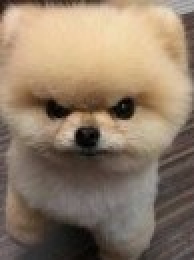
#> input picture 11_GPT/sample_puppy.jpg, 97 x 130 px (shown 2 times larger)
$ python e_imgconvert.py
#> lines starting #> are read from the running program, lines starting #| are printed output that depends on the picture
import cv2
import numpy as np
import os

# 이미지 파일 경로
file_path = 'sample_puppy.jpg'
output_path = 'puppy.png'

# 이미지를 OpenCV를 통해 불러옴
image = cv2.imread(file_path)
#> image is the input picture: shape (130, 97, 3); mean B, G, R 104.1, 124.2, 143.1

# PNG로 이미지 저장
cv2.imwrite(output_path, image, [int(cv2.IMWRITE_PNG_COMPRESSION), 9])

# 파일 크기 확인
file_size = os.path.getsize(output_path)
if file_size < 4 * 1024 * 1024:  # 4MB 미만인지 확인
    print("이미지가 PNG 형식으로 변환되고 4MB 미만입니다. 😡")  # 파일 크기가 요구 사항을 충족하지 못하는 경우
    # OpenAI API 호출 로직
else:
    # 파일 크기가 크면, 이미지 크기를 줄이는 등의 조치가 필요
    print("이미지 파일 크기를 조정해야 합니다.")

# 이미지 크기를 줄이는 추가적인 단계가 필요할 수 있음
# 예를 들어, 이미지의 해상도를 줄이는 경우:
scale_percent = 50  # 예를 들어, 원본 크기의 50%로 줄임
width = int(image.shape[1] * scale_percent / 100)
#> width = 48
height = int(image.shape[0] * scale_percent / 100)
#> height = 65
dim = (width, height)
#> dim = (48, 65)

# 리사이즈된 이미지를 저장
resized = cv2.resize(image, dim, interpolation = cv2.INTER_AREA)
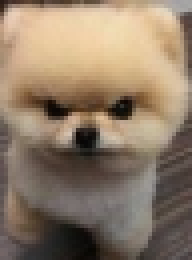
#> resized: shape (65, 48, 3) (shown 4 times larger); mean B, G, R 104.1, 124.1, 143.1
cv2.imwrite(output_path, resized, [int(cv2.IMWRITE_PNG_COMPRESSION), 9])

# 파일 크기 재확인
file_size = os.path.getsize(output_path)
if file_size < 4 * 1024 * 1024:  # 재확인 후 4MB 미만인지
    print("이미지 크기 조정 후 4MB 미만입니다. 😉")  # 조건 충족시
    # OpenAI API 호출 로직
else:
    print("이미지가 여전히 너무 큽니다. 😡")
